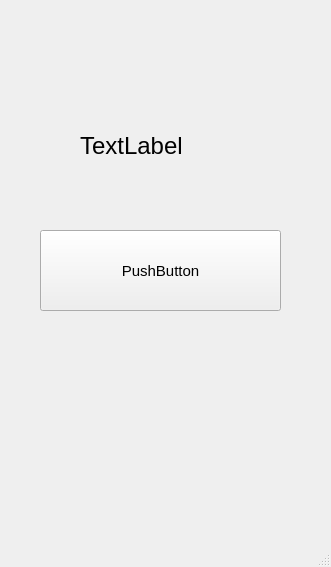
<?xml version="1.0" encoding="UTF-8"?>
<ui version="4.0">
 <class>MainWindow</class>
 <widget class="QMainWindow" name="MainWindow">
  <property name="geometry">
   <rect>
    <x>0</x>
    <y>0</y>
    <width>331</width>
    <height>567</height>
   </rect>
  </property>
  <property name="windowTitle">
   <string>MainWindow</string>
  </property>
  <widget class="QWidget" name="centralwidget">
   <widget class="QPushButton" name="button1">
    <property name="geometry">
     <rect>
      <x>40</x>
      <y>230</y>
      <width>241</width>
      <height>81</height>
     </rect>
    </property>
    <property name="font">
     <font>
      <pointsize>11</pointsize>
     </font>
    </property>
    <property name="text">
     <string>PushButton</string>
    </property>
   </widget>
   <widget class="QLabel" name="label1">
    <property name="geometry">
     <rect>
      <x>80</x>
      <y>100</y>
      <width>171</width>
      <height>91</height>
     </rect>
    </property>
    <property name="font">
     <font>
      <pointsize>18</pointsize>
     </font>
    </property>
    <property name="text">
     <string>TextLabel</string>
    </property>
   </widget>
  </widget>
  <widget class="QStatusBar" name="statusbar"/>
 </widget>
 <resources/>
 <connections/>
</ui>
